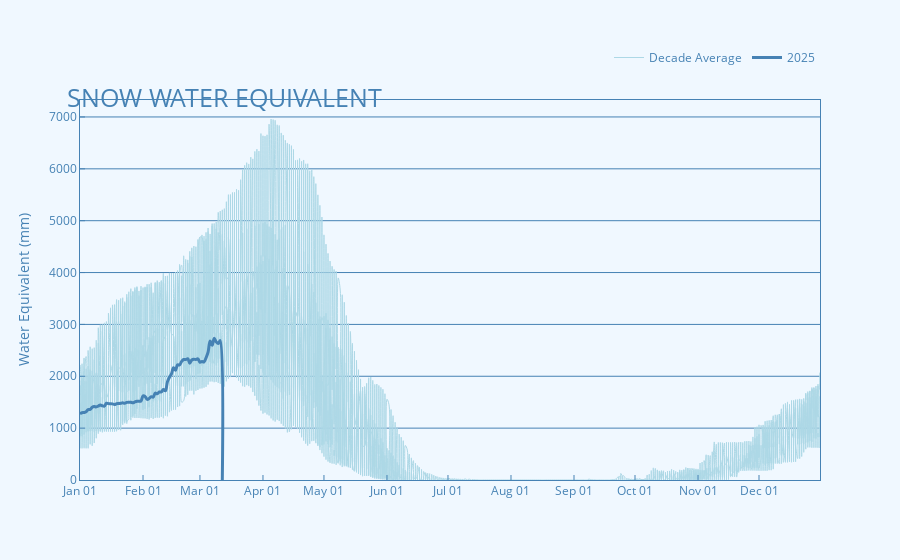

Notebook cell for this chart:
### Markdown cell above
### WESD

### Code cell
#WESD - SNOW-WATER EQUIVALENT

hue = 'steelblue' #line color of graph
canvas = 'aliceblue' #background color
reference = 'lightblue' #color of reference line

df_WESD_go = df_WESD_go.sort_values(by="axisdate")
df_25_WESD_go = df_25_WESD_go.sort_values(by="axisdate")

fig_WESD = go.Figure ()
fig_WESD.add_trace(go.Scatter(x = df_WESD_go["axisdate"],
                        y = df_WESD_go["Daily Average"],
                        mode = "lines",
                        name = "Decade Average",
                        connectgaps = True,
                        hoverinfo = 'none',
                        line = dict(color = reference,
                                    shape = 'spline',
                                    width = 1)))
fig_WESD.add_trace(go.Scatter(x = df_25_WESD_go["axisdate"],
                         y = df_25_WESD_go["Daily Average"],
                         mode = "lines",
                         name = "2025",
                         connectgaps = True,
                         line = dict(color = hue,
                                     shape = 'spline',
                                     width = 3)))
fig_WESD.update_layout(plot_bgcolor = canvas,
                  paper_bgcolor = canvas,
                  showlegend = True,
                  legend_font_color = hue,
                  legend_orientation = 'h',
                  legend_yanchor = 'top',
                  legend_y = 1.15,
                  legend_xanchor = 'right',
                  legend_x = 1,
                  title = dict(text = "SNOW WATER EQUIVALENT",
                               font_color = hue,
                               xanchor = 'left',
                               x = 0.074,
                               font_size = 25,
                               yanchor = 'top',
                               y = 0.84)
                               )
    
fig_WESD.update_xaxes(color = hue,
                gridcolor = hue,
                linecolor = hue,
                mirror = True,
                showgrid = False,
                ticks = "inside",
                ticklen = 5,
                tickformat= "%b %d",
                nticks = 12,
                range = ['2025-01-01', '2025-12-31'],
                title = dict(text = ""),
                )
fig_WESD.update_yaxes(color = hue,
                 gridcolor = hue,
                 linecolor = hue,
                 mirror = True,
                 showgrid = True,
                 ticks = 'inside',
                 ticklen = 5,
                 zeroline = False,
                 rangemode = 'tozero',
                 title = dict(text = "Water Equivalent (mm)")
                 )

fig_WESD.show()

### Figure 1 — Plotly figure (JSON) as saved in the notebook; plotly's stock layout.template omitted (floating-point values rounded to 4 significant figures; data arrays with more than 128 entries replaced by an {"elided": "..."} marker saying what was removed)
{"data": [{"connectgaps": true, "hoverinfo": "none", "line": {"color": "lightblue", "shape": "spline", "width": 1}, "mode": "lines", "name": "Decade Average", "type": "scatter", "x": {"elided": "2728 str values"}, "y": {"elided": "2728 float values"}}, {"connectgaps": true, "line": {"color": "steelblue", "shape": "spline", "width": 3}, "mode": "lines", "name": "2025", "type": "scatter", "x": ["2025-01-01T00:00:00.000000000", "2025-01-02T00:00:00.000000000", "2025-01-03T00:00:00.000000000", "2025-01-04T00:00:00.000000000", "2025-01-05T00:00:00.000000000", "2025-01-06T00:00:00.000000000", "2025-01-07T00:00:00.000000000", "2025-01-08T00:00:00.000000000", "2025-01-09T00:00:00.000000000", "2025-01-10T00:00:00.000000000", "2025-01-11T00:00:00.000000000", "2025-01-12T00:00:00.000000000", "2025-01-13T00:00:00.000000000", "2025-01-14T00:00:00.000000000", "2025-01-15T00:00:00.000000000", "2025-01-16T00:00:00.000000000", "2025-01-17T00:00:00.000000000", "2025-01-18T00:00:00.000000000", "2025-01-19T00:00:00.000000000", "2025-01-20T00:00:00.000000000", "2025-01-21T00:00:00.000000000", "2025-01-22T00:00:00.000000000", "2025-01-23T00:00:00.000000000", "2025-01-24T00:00:00.000000000", "2025-01-25T00:00:00.000000000", "2025-01-26T00:00:00.000000000", "2025-01-27T00:00:00.000000000", "2025-01-28T00:00:00.000000000", "2025-01-29T00:00:00.000000000", "2025-01-30T00:00:00.000000000", "2025-01-31T00:00:00.000000000", "2025-02-01T00:00:00.000000000", "2025-02-02T00:00:00.000000000", "2025-02-03T00:00:00.000000000", "2025-02-04T00:00:00.000000000", "2025-02-05T00:00:00.000000000", "2025-02-06T00:00:00.000000000", "2025-02-07T00:00:00.000000000", "2025-02-08T00:00:00.000000000", "2025-02-09T00:00:00.000000000", "2025-02-10T00:00:00.000000000", "2025-02-11T00:00:00.000000000", "2025-02-12T00:00:00.000000000", "2025-02-13T00:00:00.000000000", "2025-02-14T00:00:00.000000000", "2025-02-15T00:00:00.000000000", "2025-02-16T00:00:00.000000000", "2025-02-17T00:00:00.000000000", "2025-02-18T00:00:00.000000000", "2025-02-19T00:00:00.000000000", "2025-02-20T00:00:00.000000000", "2025-02-21T00:00:00.000000000", "2025-02-22T00:00:00.000000000", "2025-02-23T00:00:00.000000000", "2025-02-24T00:00:00.000000000", "2025-02-25T00:00:00.000000000", "2025-02-26T00:00:00.000000000", "2025-02-27T00:00:00.000000000", "2025-02-28T00:00:00.000000000", "2025-03-01T00:00:00.000000000", "2025-03-02T00:00:00.000000000", "2025-03-03T00:00:00.000000000", "2025-03-04T00:00:00.000000000", "2025-03-05T00:00:00.000000000", "2025-03-06T00:00:00.000000000", "2025-03-07T00:00:00.000000000", "2025-03-08T00:00:00.000000000", "2025-03-09T00:00:00.000000000", "2025-03-10T00:00:00.000000000", "2025-03-11T00:00:00.000000000", "2025-03-12T00:00:00.000000000"], "y": [1279.0, 1297.0, 1302.0, 1315.0, 1357.0, 1360.0, 1403.0, 1416.0, 1410.0, 1425.0, 1448.0, 1430.0, 1425.0, 1480.0, 1473.0, 1472.0, 1468.0, 1456.0, 1471.0, 1474.0, 1478.0, 1489.0, 1479.0, 1497.0, 1500.0, 1499.0, 1489.0, 1505.0, 1518.0, 1519.0, 1522.0, 1621.0, 1610.0, 1554.0, 1571.0, 1607.0, 1597.0, 1675.0, 1662.0, 1698.0, 1699.0, 1746.0, 1720.0, 1892.0, 1980.0, 2047.0, 2164.0, 2118.0, 2222.0, 2218.0, 2288.0, 2324.0, 2321.0, 2340.0, 2252.0, 2313.0, 2328.0, 2323.0, 2335.0, 2271.0, 2283.0, 2278.0, 2353.0, 2464.0, 2682.0, 2597.0, 2731.0, 2663.0, 2631.0, 2688.0, 0.0]}], "layout": {"legend": {"font": {"color": "steelblue"}, "orientation": "h", "x": 1, "xanchor": "right", "y": 1.15, "yanchor": "top"}, "paper_bgcolor": "aliceblue", "plot_bgcolor": "aliceblue", "showlegend": true, "title": {"font": {"color": "steelblue", "size": 25}, "text": "SNOW WATER EQUIVALENT", "x": 0.074, "xanchor": "left", "y": 0.84, "yanchor": "top"}, "xaxis": {"color": "steelblue", "gridcolor": "steelblue", "linecolor": "steelblue", "mirror": true, "nticks": 12, "range": ["2025-01-01", "2025-12-31"], "showgrid": false, "tickformat": "%b %d", "ticklen": 5, "ticks": "inside", "title": {"text": ""}}, "yaxis": {"color": "steelblue", "gridcolor": "steelblue", "linecolor": "steelblue", "mirror": true, "rangemode": "tozero", "showgrid": true, "ticklen": 5, "ticks": "inside", "title": {"text": "Water Equivalent (mm)"}, "zeroline": false}}}
